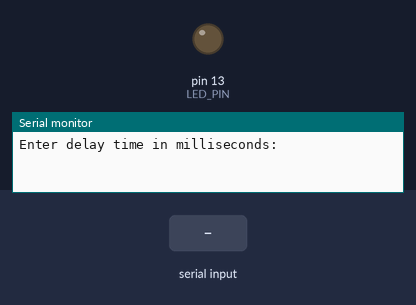
Bench run of a sketch on a simulated Arduino Uno, built with avr-gcc and run on an emulated ATmega328P. Shown: output pins drawn as LEDs (lit = HIGH), the last lines printed to the serial monitor. The inputs (shaded band) are chosen by the test bench.

Above: at 1.2 s.
1.3 s: "30,150\n" received over Serial
At 1.9 s:
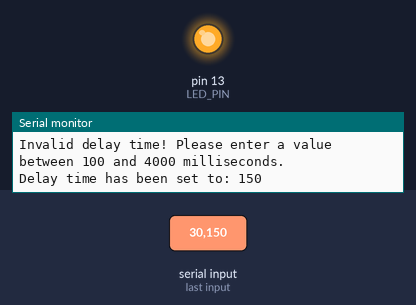
Timing chart, 0 to 10.3 s (numbered marks = the images above; inputs shaded):
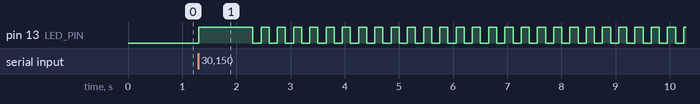

The sketch:

sketch_5.2_blinkingledwithmils.ino
```cpp
#define LED_PIN 13 // Define LED pin
int delayTime = 2000; // Default delay time
unsigned long previousTimeToggled = 0; // Initialise previous time toggled
unsigned long timeNow; // Initialize current time

void setup() {
  // Setting up serial communication
  Serial.begin(115200);
  while (!Serial) {
    ;
  }

  // Setting up LED pin as output
  pinMode(LED_PIN, OUTPUT);

  // Prompting the user to enter delay time
  Serial.println("Enter delay time in milliseconds:");
}

void loop() {
  if (Serial.available() > 0) {
    int newDelayTime = Serial.parseInt();
    if (newDelayTime >= 100 && newDelayTime <= 4000) {
      delayTime = newDelayTime;
      Serial.print("Delay time has been set to: ");
      Serial.println(delayTime);
    } else {
      Serial.println("Invalid delay time! Please enter a value between 100 and 4000 milliseconds.");
    }
  }

  // Get current time
  timeNow = millis();

  // Check if it's time to toggle LED
  if (timeNow - previousTimeToggled >= delayTime) {
    // Toggle LED
    digitalWrite(LED_PIN, !digitalRead(LED_PIN));
    // Update previous time toggled
    previousTimeToggled = timeNow;
  }
}
```

Measured:
- by itself, pin 13 (LED_PIN): repeats every 0.30 s: LOW 0.15 s, HIGH 0.15 s
